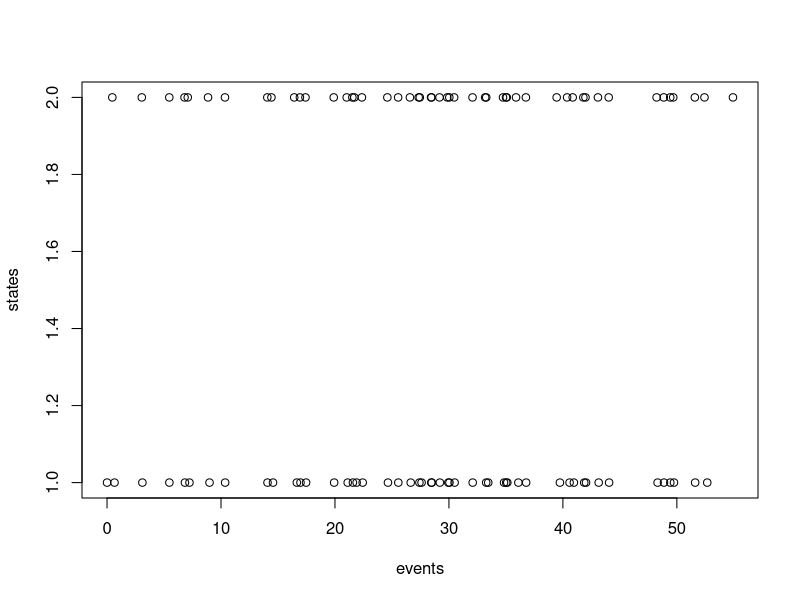

Source code (R):
## ---- chunk 1
Q <- matrix(c(-1,10,1,-10), nrow=2, byrow=T)
## ---- chunk 2

events <- rep(0, 100)
states <- rep(1,100)

## ---- chunk 3
for(i in 2:100){
	state=states[i-1]
	events[i] <- events[i-1] + rexp(1, rate= -Q[state, state])

	states[i] <- if(state==1){2}else{1}
}

dat <- cbind(events, states)
plot(states~events,dat)
